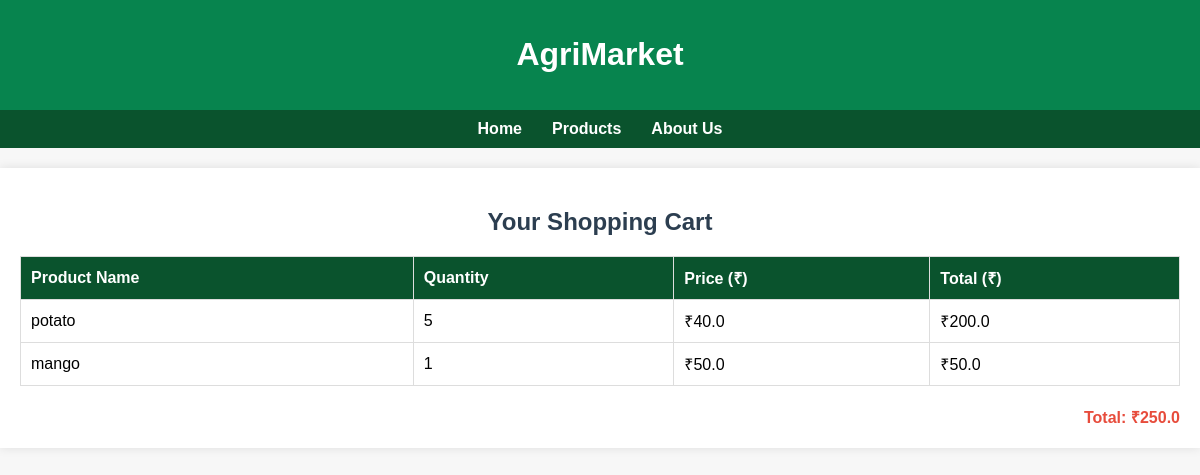
The app's page /view_cart (signed in) with its own data.
### app.py (models this page shows, shortened)
class Products(db.Model):
    product_id = db.Column(db.Integer, primary_key=True, autoincrement=True)
    fid = db.Column(db.Integer, db.ForeignKey('farmers.fid'), nullable=False)
    product_name = db.Column(db.String(100), nullable=False)
    price = db.Column(db.Float, nullable=False)
    quantity = db.Column(db.Integer, nullable=False)
    category = db.Column(db.String(50), nullable=False)

### app.py (the view)
@app.route('/view_cart')
def view_cart():
    if 'user_id' not in session:
        flash('Please log in to view your cart.', 'danger')
        return redirect(url_for('user_login'))
    user_id = session['user_id']
    cart_items = ShoppingCart.query.filter_by(user_id=user_id).all()
    products_in_cart = []
    total_price = 0
    for item in cart_items:
        product = Products.query.get(item.product_id)
        if not product:
            flash(f"Product with ID {item.product_id} not found.", 'danger')
            continue  # Skip this iteration if product is None
        total = product.price * item.quantity
        total_price += total
        products_in_cart.append({
            'product_name': product.product_name,
            'quantity': item.quantity,
            'price_per_item': product.price,
            'price': total
        })
    return render_template('cart.html', cart_items=products_in_cart, total_price=total_price)

### templates/cart.html (shortened to what this page needs)
<!DOCTYPE html>
<html lang="en">
<head>
</head>
<body>
    <header>
        <h1>AgriMarket</h1>
    </header>
    <nav>
        <a href="/homepage">Home</a>
        <a href="/products">Products</a>
        <a href="/about">About Us</a>
    </nav>
    <div class="container">
        <h2>Your Shopping Cart</h2>
        {% if cart_items %}
        <table>
            <thead>
                <tr>
                    <th>Product Name</th>
                    <th>Quantity</th>
                    <th>Price (₹)</th>
                    <th>Total (₹)</th>
                </tr>
            </thead>
            <tbody>
                {% for item in cart_items %}
                <tr>
                    <td>{{ item.product_name }}</td>
                    <td>{{ item.quantity }}</td>
                    <td>₹{{ item.price_per_item }}</td>
                    <td>₹{{ item.price }}</td>
                </tr>
                {% endfor %}
            </tbody>
        </table>
        <div class="total-price">
            Total: ₹{{ total_price }}
        </div>
        {% else %}
        <p>Your cart is empty. </p>
        {% endif %}
    </div>
</body>
</html>

### templates/cart.html (style rules this page uses)
body { font-family: Arial, sans-serif; background-color: #f7f7f7; margin: 0; padding: 0; }
header { background-color: rgb(7, 132, 78); color: #fff; padding: 15px 0; text-align: center; }
nav { display: flex; justify-content: center; background-color: rgb(10, 83, 45); padding: 10px 0; }
nav a { color: #fff; margin: 0 15px; text-decoration: none; font-weight: bold; }
.container { max-width: 1200px; margin: 20px auto; padding: 20px; background-color: #fff; box-shadow: 0 0 10px rgba(0, 0, 0, 0.1); }
h2 { text-align: center; color: #2c3e50; }
table { width: 100%; border-collapse: collapse; margin-bottom: 20px; }
table, th, td { border: 1px solid #ddd; }
th, td { padding: 10px; text-align: left; }
th { background-color: rgb(10, 83, 45); color: #fff; }
.total-price { font-weight: bold; color: #e74c3c; text-align: right; }

### records on screen
Products: product_name "potato", quantity "5", price_per_item "40.0", price "200.0"
Products: product_name "mango", quantity "1", price_per_item "50.0", price "50.0"

### other values on screen
{{ total_price }} "250.0"
